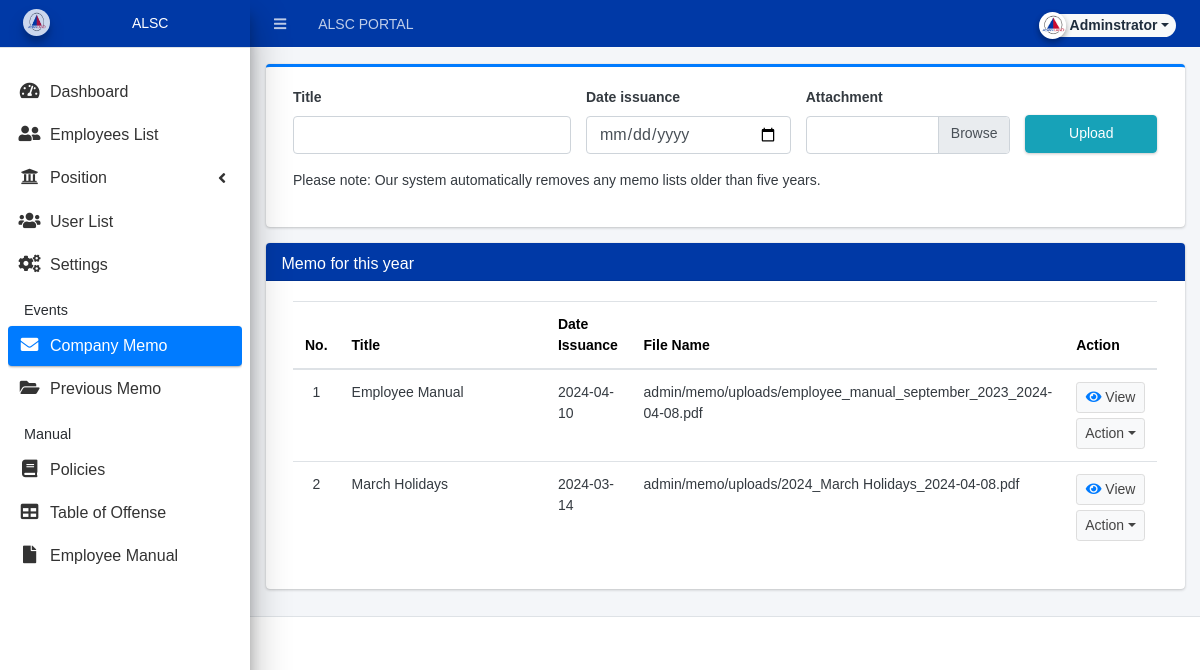
Before: /admin/index.php?page=memo/revised_memo (signed in) with the older database file.
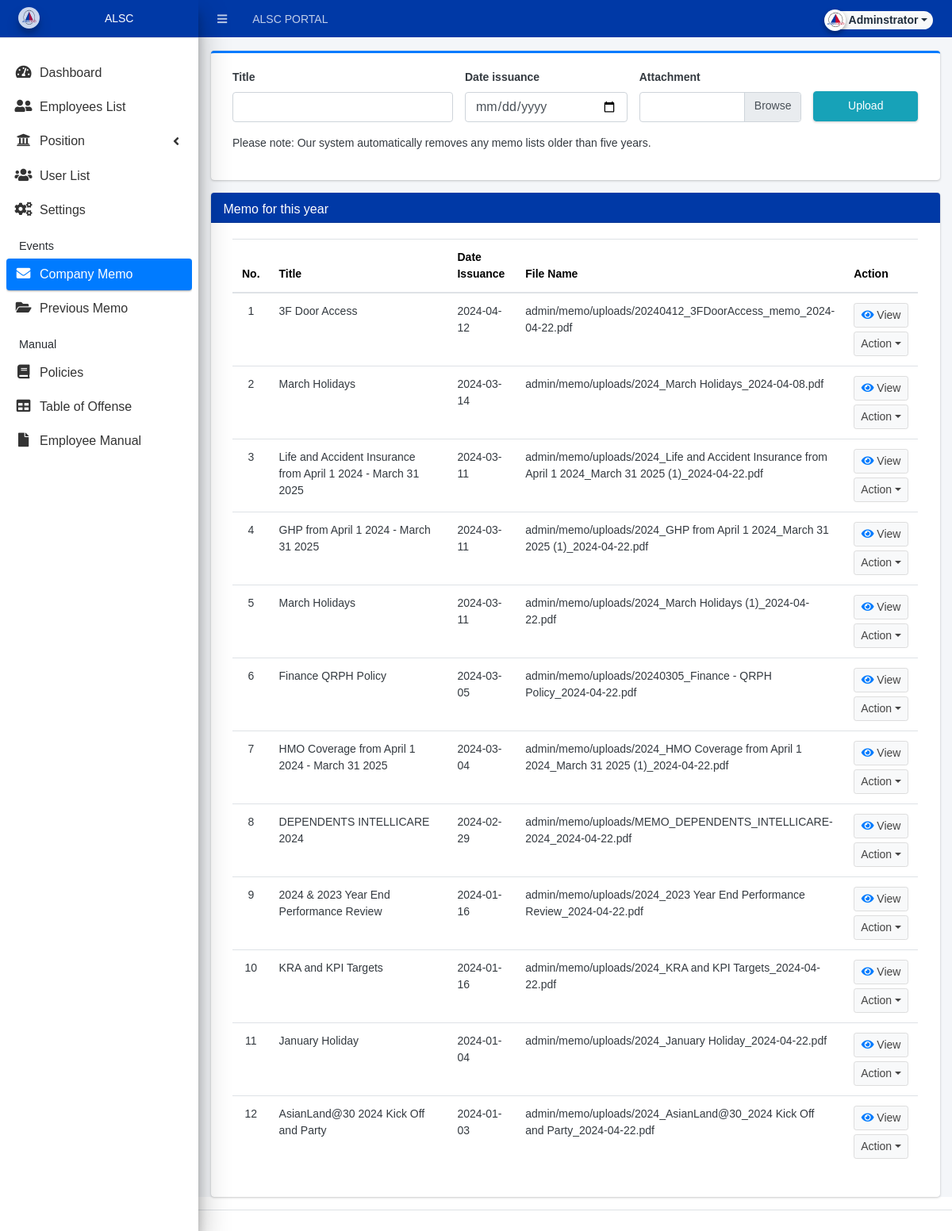
After: the same page with the newer database file.
### tables this page shows
CREATE TABLE `uploads` (
  `id` int(30) NOT NULL,
  `title` text NOT NULL,
  `date_issuance` datetime NOT NULL,
  `upload_path` text NOT NULL
);

### classes/DBConnection.php (called while the page is built, shortened)
<?php
class DBConnection{
    private $host = DB_SERVER;
    private $username = DB_USERNAME;
    private $password = DB_PASSWORD;
    private $database = DB_NAME;
    public $conn;
    public function __construct(){
        if (!isset($this->conn)) {
            $this->conn = new mysqli($this->host, $this->username, $this->password, $this->database);
        }
    }
}
?>

### classes/SystemSettings.php (called while the page is built, shortened)
<?php
class SystemSettings extends DBConnection{
	function userdata($field = ''){
		if(!empty($field)){
			if(isset($_SESSION['userdata'][$field]))
				return $_SESSION['userdata'][$field];
			else
				return null;
		}else{
			return false;
		}
	}
}
$_settings = new SystemSettings();
?>

### admin/memo/revised_memo.php (the view, shortened to what this page needs)
<?php
require_once('../config.php');
?>
<?php if($_settings->userdata('type') != 3): ?>
  <div class="card card-outline card-primary">
    <div class="card-body">
        <form action="" id="upload-form">
            <div class="container">
                <div class="row">
                    <div class="col-md-4">
                        <div class="form-group">
                            <label for="title" class="control-label">Title</label>
                            <input name="title" id="title" type="text" class="form-control" value="<?php echo isset($title) ? $title : ''; ?>" required/>
                        </div>
                    </div>
                    <div class="col-md-3">
                        <div class="form-group">
                            <label for="date_issuance" class="control-label">Date issuance</label>
                            <input type="date" id="date_issuance" class="form-control" required name="date_issuance" value="<?php echo isset($date_issuance) ? date("Y-m-d", strtotime($date_issuance)) : '' ?>">
                        </div>
                    </div>
                    <div class="col-md-3">
                        <div class="form-group">
                            <label for="" class="control-label">Attachment</label>
                            <div class="custom-file">
                                <?php
                                    $upload_path = isset($upload_path) ? $upload_path : '';
                                ?>
                                <label class="custom-file-label" for="customFile" data-value="<?php echo $upload_path; ?>" required>
                                </label>
                            </div>
                        </div>
                    </div>
                    <div class="col-md-2">
                        <div class="card" style="margin-top: 28px;">
                            <button class="btn btn-info" style="height: 38px;" form="upload-form">Upload</button>
                        </div>
                    </div>
                </div>
                <p>Please note: Our system automatically removes any memo lists older than five years.</p>
            </div>
        </form>
    </div>
</div>
<?php endif; ?>
<div class="card">
  <div class="card-header" style="background-color: #0039a6; padding: 0.4rem 1rem">
    <div class="row">
      <div class="col">
        <h3 class="card-title" style="padding-top: 5px; color:white;">Memo for this year</h3>
      </div>
    </div>
  </div>
  <div class="card-body">
    <div class="container-fluid">
      <table class="table table-stripped table-hover">
        <thead>
          <tr style="height:40px;">
              <th style="color: black; width: 5%;">No.</th>
              <th style="color: black; width: 30%;">Title</th>
              <th style="color: black; width: 10%;">Date Issuance</th>
              <th style="color: black; width: 40%;">File Name</th>
              <th style="color: black; width: 10%;">Action</th>
          </tr>
        </thead>
        <tbody>
          <?php
          $i = 1;
          $currentYear = date('Y');
          $qry = $conn->query("SELECT * FROM `uploads` WHERE YEAR(date_issuance) = $currentYear ORDER BY date_issuance desc");
          while ($row = $qry->fetch_assoc()):
          ?>
            <tr>
              <td class="text-center"><?php echo $i++; ?></td>
              <td><?php echo $row['title'] ?></td>
              <td><?php echo date('Y-m-d', strtotime($row['date_issuance'])); ?></td>
              <td><?php echo $row['upload_path'] ?></td>
              <td align="center">
                <a class="btn btn-default btn-sm" style="width: 100%;" href="<?php echo base_url . '/' . $row['upload_path']; ?>" target="_blank" data-id="<?php echo $row['id'] ?>">
                    <span class="fa fa-eye text-primary"></span> View
                </a>
                <?php if($_settings->userdata('type') == 1 || $_settings->userdata('type') == 2): ?>
                  <button type="button" class="btn btn-default btn-sm dropdown-toggle dropdown-icon" style="margin-top: 5px; width: 100%;" data-toggle="dropdown">
                      Action
                  </button>
                <?php endif; ?>
              </td>
            </tr>
          <?php endwhile; ?>
        </tbody>
      </table>
    </div>
  </div>
</div>

Changed rows visible on the page:
removed uploads: title "Employee Manual", date_issuance "2024-04-10", upload_path "admin/memo/uploads/employee_manual_september_2023_2024-04-08.pdf"
added uploads: title "3F Door Access", date_issuance "2024-04-12", upload_path "admin/memo/uploads/20240412_3FDoorAccess_memo_2024-04-22.pdf"
added uploads: title "Life and Accident Insurance from April 1 2024 - March 31 2025", date_issuance "2024-03-11", upload_path "admin/memo/uploads/2024_Life and Accident Insurance from April 1 2024_March 31 2025 (1)_2024-04-22.pdf"
added uploads: title "GHP from April 1 2024 - March 31 2025", date_issuance "2024-03-11", upload_path "admin/memo/uploads/2024_GHP from April 1 2024_March 31 2025 (1)_2024-04-22.pdf"
added uploads: title "March Holidays", date_issuance "2024-03-11", upload_path "admin/memo/uploads/2024_March Holidays (1)_2024-04-22.pdf"
added uploads: title "Finance QRPH Policy", date_issuance "2024-03-05", upload_path "admin/memo/uploads/20240305_Finance - QRPH Policy_2024-04-22.pdf"
added uploads: title "HMO Coverage from April 1 2024 - March 31 2025", date_issuance "2024-03-04", upload_path "admin/memo/uploads/2024_HMO Coverage from April 1 2024_March 31 2025 (1)_2024-04-22.pdf"
added uploads: title "DEPENDENTS INTELLICARE 2024", date_issuance "2024-02-29", upload_path "admin/memo/uploads/MEMO_DEPENDENTS_INTELLICARE-2024_2024-04-22.pdf"
added uploads: title "2024 & 2023 Year End Performance Review", date_issuance "2024-01-16", upload_path "admin/memo/uploads/2024_2023 Year End Performance Review_2024-04-22.pdf"
added uploads: title "KRA and KPI Targets", date_issuance "2024-01-16", upload_path "admin/memo/uploads/2024_KRA and KPI Targets_2024-04-22.pdf"
added uploads: title "January Holiday", date_issuance "2024-01-04", upload_path "admin/memo/uploads/2024_January Holiday_2024-04-22.pdf"
added uploads: title "AsianLand@30 2024 Kick Off and Party", date_issuance "2024-01-03", upload_path "admin/memo/uploads/2024_AsianLand@30_2024 Kick Off and Party_2024-04-22.pdf"
